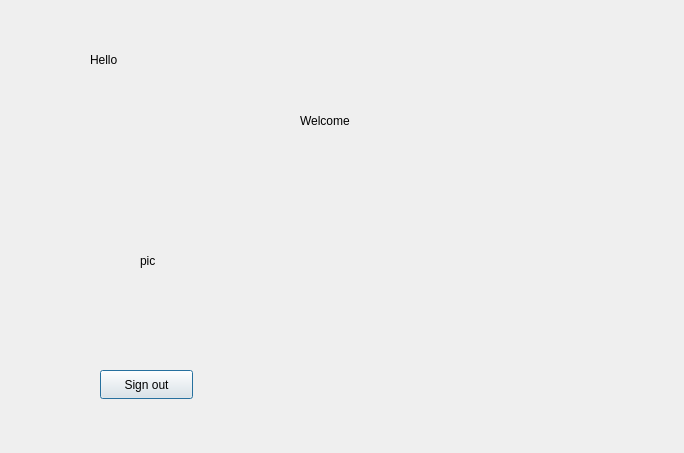
<?xml version="1.0" encoding="UTF-8"?>
<ui version="4.0">
 <class>WelcomeWindow</class>
 <widget class="QDialog" name="WelcomeWindow">
  <property name="geometry">
   <rect>
    <x>0</x>
    <y>0</y>
    <width>684</width>
    <height>453</height>
   </rect>
  </property>
  <property name="windowTitle">
   <string>Dialog</string>
  </property>
  <widget class="QLabel" name="labelHello">
   <property name="geometry">
    <rect>
     <x>90</x>
     <y>50</y>
     <width>63</width>
     <height>20</height>
    </rect>
   </property>
   <property name="text">
    <string>Hello </string>
   </property>
  </widget>
  <widget class="QLabel" name="labelWelcome">
   <property name="geometry">
    <rect>
     <x>300</x>
     <y>100</y>
     <width>101</width>
     <height>41</height>
    </rect>
   </property>
   <property name="text">
    <string>Welcome</string>
   </property>
  </widget>
  <widget class="QLabel" name="labelpic">
   <property name="geometry">
    <rect>
     <x>140</x>
     <y>150</y>
     <width>371</width>
     <height>221</height>
    </rect>
   </property>
   <property name="text">
    <string>pic</string>
   </property>
  </widget>
  <widget class="QPushButton" name="pushButtonSignOut">
   <property name="geometry">
    <rect>
     <x>100</x>
     <y>370</y>
     <width>93</width>
     <height>29</height>
    </rect>
   </property>
   <property name="text">
    <string>Sign out</string>
   </property>
  </widget>
 </widget>
 <resources/>
 <connections/>
</ui>
